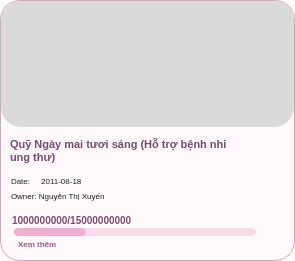
     <widget class="QFrame" name="card3">
      <property name="geometry">
       <rect>
        <x>315</x>
        <y>472</y>
        <width>295</width>
        <height>261</height>
       </rect>
      </property>
      <property name="styleSheet">
       <string notr="true">QFrame{
    background:#FFF9FC;
    border:1px solid #D0A8BD;
    border-radius:20px;
}</string>
      </property>
      <widget class="QLabel" name="card3Image">
       <property name="geometry">
        <rect>
         <x>1</x>
         <y>1</y>
         <width>293</width>
         <height>126</height>
        </rect>
       </property>
       <property name="styleSheet">
        <string notr="true">QLabel{
    background:#DADADA;
    border:none;
    border-top-left-radius:19px;
    border-top-right-radius:19px;
}</string>
       </property>
       <property name="pixmap">
        <pixmap>campaign3</pixmap>
       </property>
       <property name="scaledContents">
        <bool>true</bool>
       </property>
      </widget>
      <widget class="QLabel" name="card3Title">
       <property name="geometry">
        <rect>
         <x>10</x>
         <y>130</y>
         <width>301</width>
         <height>42</height>
        </rect>
       </property>
       <property name="styleSheet">
        <string notr="true">QLabel{
    color:#78496F;
    font-size:11px;
    font-weight:800;
    background:transparent;
    border:none;
}</string>
       </property>
       <property name="text">
        <string>Quỹ Ngày mai tươi sáng (Hỗ trợ bệnh nhi                                  ung thư)</string>
       </property>
       <property name="wordWrap">
        <bool>true</bool>
       </property>
      </widget>
      <widget class="QLabel" name="card3Date">
       <property name="geometry">
        <rect>
         <x>11</x>
         <y>173</y>
         <width>170</width>
         <height>16</height>
        </rect>
       </property>
       <property name="styleSheet">
        <string notr="true">QLabel{
    color:#222;
    font-size:8px;
    background:transparent;
    border:none;
}</string>
       </property>
       <property name="text">
        <string>Date:     2011-08-18</string>
       </property>
      </widget>
      <widget class="QLabel" name="card3Owner">
       <property name="geometry">
        <rect>
         <x>11</x>
         <y>188</y>
         <width>190</width>
         <height>16</height>
        </rect>
       </property>
       <property name="styleSheet">
        <string notr="true">QLabel{
    color:#222;
    font-size:8px;
    background:transparent;
    border:none;
}</string>
       </property>
       <property name="text">
        <string>Owner: Nguyễn Thị Xuyến</string>
       </property>
      </widget>
      <widget class="QLabel" name="card3Money">
       <property name="geometry">
        <rect>
         <x>12</x>
         <y>210</y>
         <width>220</width>
         <height>20</height>
        </rect>
       </property>
       <property name="styleSheet">
        <string notr="true">QLabel{
    color:#7C4A73;
    font-size:10px;
    font-weight:900;
    background:transparent;
    border:none;
}</string>
       </property>
       <property name="text">
        <string>1000000000/15000000000</string>
       </property>
      </widget>
      <widget class="QProgressBar" name="card3Progress">
       <property name="geometry">
        <rect>
         <x>14</x>
         <y>228</y>
         <width>242</width>
         <height>8</height>
        </rect>
       </property>
       <property name="styleSheet">
        <string notr="true">QProgressBar{
    background:#F6DCE8;
    border:none;
    border-radius:4px;
}
QProgressBar::chunk{
    background:#F2AED0;
    border-radius:4px;
}</string>
       </property>
       <property name="value">
        <number>30</number>
       </property>
       <property name="textVisible">
        <bool>false</bool>
       </property>
      </widget>
      <widget class="QLabel" name="card3More">
       <property name="geometry">
        <rect>
         <x>18</x>
         <y>236</y>
         <width>70</width>
         <height>16</height>
        </rect>
       </property>
       <property name="styleSheet">
        <string notr="true">QLabel{
    color:#9A5C8B;
    font-size:8px;
    font-weight:700;
    background:transparent;
    border:none;
}</string>
       </property>
       <property name="text">
        <string>Xem thêm</string>
       </property>
      </widget>
     </widget>
